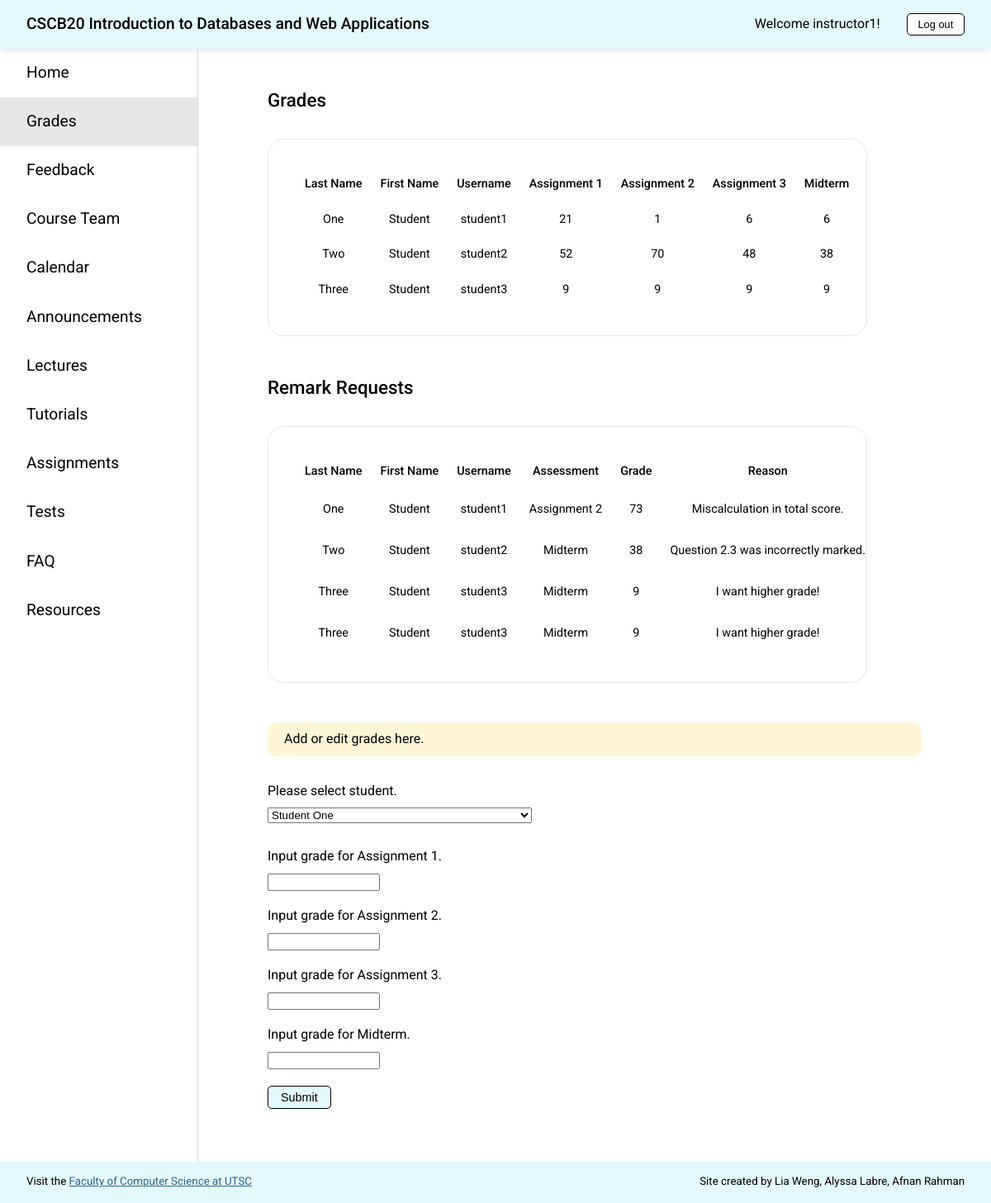
The app's page /grades (signed in), older data.
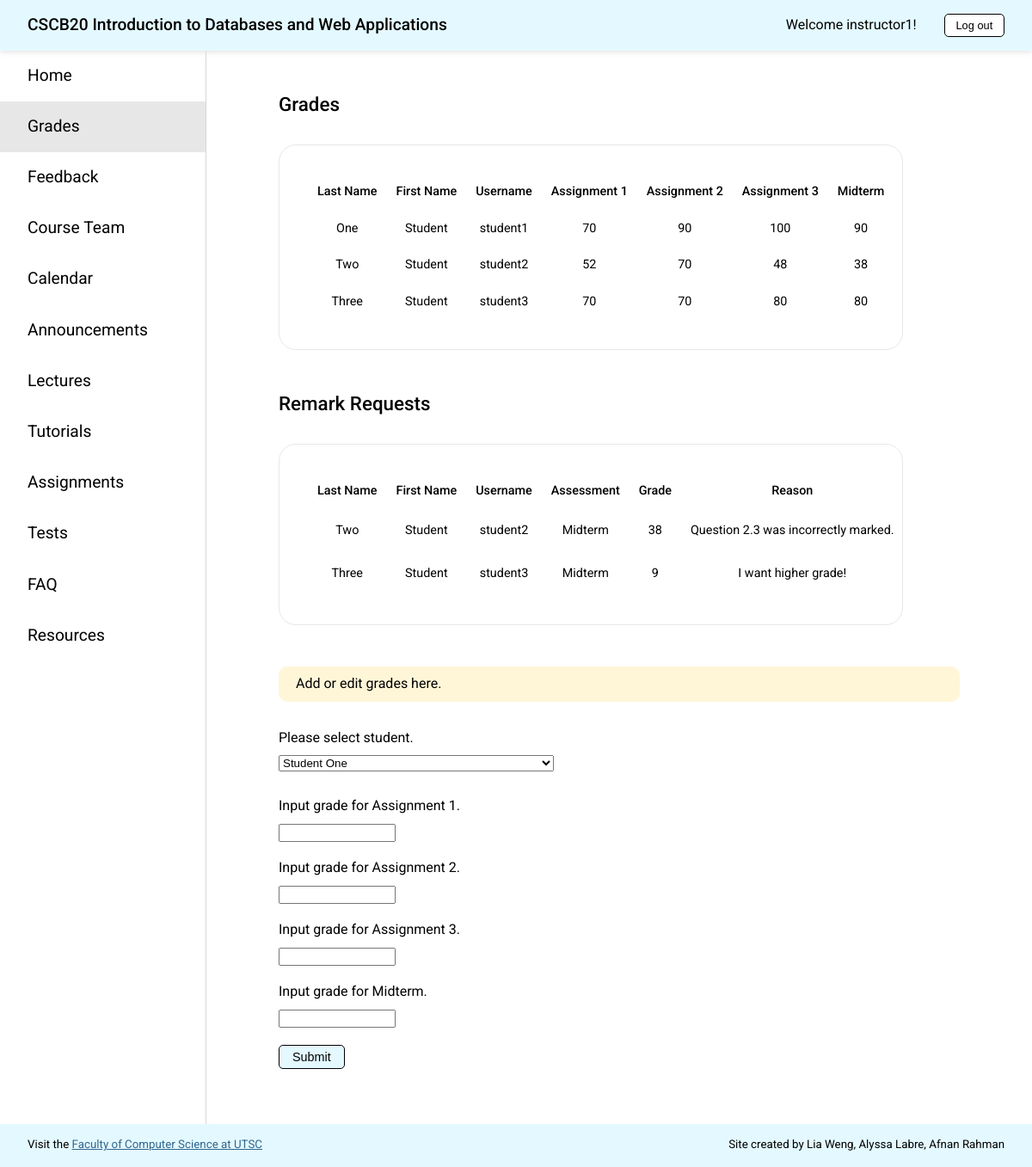
The same page, newer data.
### app.py (models this page shows, shortened)
class Student(db.Model):
    __tablename__ = 'Student'
    id = db.Column(db.Integer, primary_key=True)
    username = db.Column(db.String(20), unique=True, nullable=False)
    password = db.Column(db.String(20), nullable=False)
    first_name = db.Column(db.String(40), nullable=False)
    last_name = db.Column(db.String(40), nullable=False)
    a1 = db.Column(db.Integer)
    a2 = db.Column(db.Integer)
    a3 = db.Column(db.Integer)
    midterm = db.Column(db.Integer)
    remark = db.relationship('Remark', backref='student', lazy=True)

class Remark(db.Model):
    __tablename__ = 'Remark'
    id = db.Column(db.Integer, primary_key=True)
    student_username = db.Column(db.String(20), db.ForeignKey(
        'Student.username'), nullable=False)
    student_first_name = db.Column(db.String(40), nullable=False)
    student_last_name = db.Column(db.String(40), nullable=False)
    item = db.Column(db.String(20), nullable=False)
    grade = db.Column(db.Integer)
    reason = db.Column(db.String(1000), nullable=False)

### app.py (the view)
@app.route('/grades', methods=['GET', 'POST'])
def grades():
    check_authorization()
    remarks = get_remarks()
    students = get_allstudents()
    if request.method == 'GET':
        if session['type'] == 'student':
            student = get_student(session['user'])
            return render_template('grades_s.html', page='grades', student=student)
        else:
            return render_template('grades_i.html', page='grades', remarks=remarks, students=students)
    else:
        return add_grades(request.form["student"], request.form["a1"], request.form["a2"], request.form["a3"], request.form["midterm"], students=students)

### app.py (called while the page is built)
def check_authorization():
    if "user" not in session:
        abort(403, "Please sign in to access this page.")

def get_allstudents():
    return Student.query.all()

def get_remarks():
    return Remark.query.all()

### templates/grades_i.html (shortened to what this page needs)
<!DOCTYPE html>
<html lang="en">
<head>
  <link rel="stylesheet" href="{{ url_for('static', filename='styles.css') }}">
</head>
<body>
  {% extends "template.html" %}
  {% block content %}
  <div class="content">
    <h1 class="page-title">Grades</h1>
    <div class="table-container-grades">
      <table>
        <tr>
          <th>Last Name</th>
          <th>First Name</th>
          <th>Username</th>
          <th>Assignment 1</th>
          <th>Assignment 2</th>
          <th>Assignment 3</th>
          <th>Midterm</th>
        </tr>
        {% for student in students %}
        <tr>
          <td>{{student.last_name}}</td>
          <td>{{student.first_name}}</td>
          <td>{{student.username}}</td>
          <td>{{student.a1}}</td>
          <td>{{student.a2}}</td>
          <td>{{student.a3}}</td>
          <td>{{student.midterm}}</td>
        </tr>
        {% endfor%}
      </table>
    </div>
    <h1 class="page-title">Remark Requests</h1>
    <div class="table-container-grades">
      <table>
        <tr>
          <th>Last Name</th>
          <th>First Name</th>
          <th>Username</th>
          <th>Assessment</th>
          <th>Grade</th>
          <th>Reason</th>
        </tr>
        {% for remark in remarks %}
        <tr>
          <td>{{remark.student_last_name}}</td>
          <td>{{remark.student_first_name}}</td>
          <td>{{remark.student_username}}</td>
          <td>{{remark.item}}</td>
          <td>{{remark.grade}}</td>
          <td>{{remark.reason}}</td>
        </tr>
        {% endfor %}
      </table>
    </div>
    <p class="message">Add or edit grades here.</p>
    <form class="addgrades-form" action="http://127.0.0.1:5000/grades" method="post">
      <label for="student">Please select student.</label>
      <select name="student">
        {% for student in students %}
        <option value={{student.username}}>{{student.first_name}} {{student.last_name}}</option>
        {% endfor %}
      </select>
      <div class="grade-input">
        <label for="a1">Input grade for Assignment 1.</label>
        <input id="a1" name="a1" type="text" required>
      </div>
      <div class="grade-input">
        <label for="a2">Input grade for Assignment 2.</label>
        <input id="a2" name="a2" type="text" required>
      </div>
      <div class="grade-input">
        <label for="a3">Input grade for Assignment 3.</label>
        <input id="a3" name="a3" type="text" required>
      </div>
      <div class="grade-input">
        <label for="midterm">Input grade for Midterm.</label>
        <input id="midterm" name="midterm" type="text" required>
      </div>
      <div>
        <button type="submit">Submit</button>
      </div>
    </form>
  </div>
  {% endblock %}

### templates/template.html (shortened to what this page needs)
<!DOCTYPE html>
<html lang="en">
<head>
  <link rel="stylesheet" href="{{ url_for('static', filename='styles.css') }}">
</head>
<body>
  <div class="header">
    <h2>CSCB20 <span class="course-title">Introduction to Databases and Web Applications</span></h2>
    <div class="header-right">
      <p>Welcome {{session['user']}}!</p>
      <a href="{{url_for('logout')}}"><button class="logout-button">Log out</button></a>
    </div>
  </div>
  <div class="wrapper">
    <nav>
      <a href="{{ url_for('home') }}" class={% if page=="home" %} "selected" {% endif %}>
        Home
      </a>
      <a href="{{ url_for('grades') }}" class={% if page=="grades" %} "selected" {% endif %}>
        Grades
      </a>
      <a href="{{ url_for('feedback') }}" class={% if page=="feedback" %} "selected" {% endif %}>
        Feedback
      </a>
      <a href="{{ url_for('team') }}" class={% if page=="team" %} "selected" {% endif %}>
        Course&nbsp;Team
      </a>
      <a href="{{ url_for('calendar') }}" class={% if page=="calendar" %} "selected" {% endif %}>
        Calendar
      </a>
      <a href="{{ url_for('announcements') }}" class={% if page=="announcements" %} "selected" {% endif %}>
        Announcements
      </a>
      <a href="{{ url_for('lectures') }}" class={% if page=="lectures" %} "selected" {% endif %}>
        Lectures
      </a>
      <a href="{{ url_for('tutorials') }}" class={% if page=="tutorials" %} "selected" {% endif %}>
        Tutorials
      </a>
      <a href="{{ url_for('assignments') }}" class={% if page=="assignments" %} "selected" {% endif %}>
        Assignments
      </a>
      <a href="{{ url_for('tests') }}" class={% if page=="tests" %} "selected" {% endif %}>
        Tests
      </a>
      <a href="{{ url_for('faq') }}" class={% if page=="faq" %} "selected" {% endif %}>
        FAQ
      </a>
      <a href="{{ url_for('resources') }}" class={% if page=="resources" %} "selected" {% endif %}>
        Resources
      </a>
    </nav>
    {% block content %}
    {% endblock %}
  </div>
  <div class="footer">
    <small>Visit the <a href="https://www.utsc.utoronto.ca/cms/faculty-of-computer-science" target="_blank">Faculty of
        Computer Science
        at UTSC</a></small>
    <small>Site created by Lia Weng, Alyssa Labre, Afnan Rahman</small>
  </div>
</body>
</html>

### static/styles.css (style rules this page uses)
@media screen and (min-width: 770px) { html { font-size: 16px; } }
body { box-sizing: border-box; margin: 0; padding: 0; font-family: "Roboto", sans-serif; line-height: 130%; }
p { margin: 0; }
h1 { font-size: 1.4rem; font-weight: 400; line-height: 130%; margin: 0; }
h2 { font-size: 1.2rem; font-weight: 500; margin: 0; }
a { color: #2f6690; }
button { background-color: #e4f9ff; border: 1px solid black; padding: 5px 15px; border-radius: 5px; font-size: 0.9rem; }
select { margin: 10px 0 30px 0; width: 20rem; }
.page-title { margin: 1rem 20px 2rem 20px; font-weight: 500; }
.message { background-color: #fff6d8; padding: 10px 20px; border-radius: 10px; margin: 0 20px; }
@media screen and (min-width: 551px) { .wrapper { display: grid; grid-template-columns: 1fr 4fr; } }
.header { background-color: #e4f9ff; padding: 1rem 2rem; display: flex; justify-content: space-between; align-items: center; box-shadow: 0 0 8px #d7d7d7; position: sticky; top: 0; z-index: 1; }
.header-right { display: flex; align-items: center; margin-left: 2rem; }
.header-right p { width: auto; }
.logout-button { margin-left: 2rem; background-color: white; border: 1px solid black; border-radius: 5px; font-size: 0.8rem; padding: 0.3rem 0.8rem; }
@media screen and (min-width: 551px) { nav { border-right: 1px solid #d7d7d7; display: flex; flex-direction: column; } }
@media screen and (min-width: 551px) { nav a { color: black; text-decoration: none; font-size: 1.2rem; font-weight: 400; padding: 1.2rem 2rem; } }
.selected { background-color: #e7e7e7; }
.content { min-height: 80vh; }
@media screen and (min-width: 770px) { .content { padding: 2rem 4rem; } }
@media screen and (min-width: 770px) { .footer { background-color: #e4f9ff; height: 5vh; padding: 5px 2rem; display: flex; align-items: center; justify-content: space-between; } }
@media screen and (min-width: 551px) { .table-container-grades { overflow-x: auto; margin: 2rem 20px 3rem 20px; padding: 2rem; border: 1px solid #e7e7e7; border-radius: 20px; } }
@media screen and (min-width: 551px) { .table-container-grades table { width: max-content; text-align: center; table-layout: fixed; font-size: 0.9rem; } }
@media screen and (min-width: 1024px) { .table-container-grades { width: 55vw; } }
th { font-weight: 500; padding: 10px; }
td { padding: 10px; }
.addgrades-form { margin: 2rem 20px; display: flex; flex-direction: column; }
.grade-input { display: flex; flex-direction: column; margin-bottom: 20px; }
.grade-input input { margin-top: 10px; width: 8rem; }

Row changes from the older to the newer data that the page shows:
removed Remark: student_last_name "One", student_first_name "Student", student_username "student1", item "Assignment 2", grade "73", reason "Miscalculation in total score."
removed Remark: student_last_name "Three", student_first_name "Student", student_username "student3", item "Midterm", grade "9", reason "I want higher grade!"
changed Student "One": a1 "21" → "70"; a2 "1" → "90"; a3 "6" → "100"; midterm "6" → "90"
changed Student "Three": a1 "9" → "70"; a2 "9" → "70"; a3 "9" → "80"; midterm "9" → "80"
